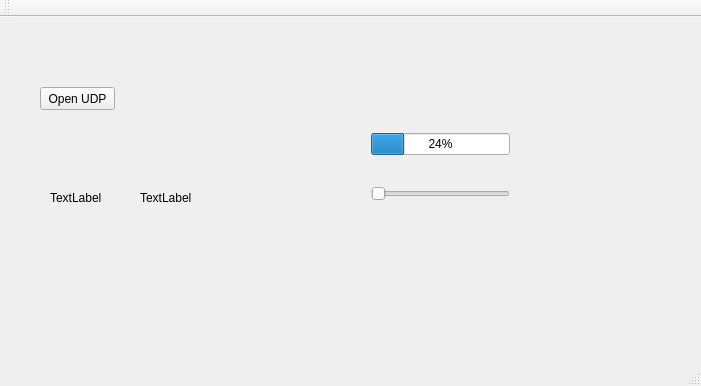
<?xml version="1.0" encoding="UTF-8"?>
<ui version="4.0">
 <class>MainWindow</class>
 <widget class="QMainWindow" name="MainWindow">
  <property name="geometry">
   <rect>
    <x>0</x>
    <y>0</y>
    <width>701</width>
    <height>386</height>
   </rect>
  </property>
  <property name="windowTitle">
   <string>MainWindow</string>
  </property>
  <widget class="QWidget" name="centralWidget">
   <widget class="QPushButton" name="pushButton_enableUDP">
    <property name="geometry">
     <rect>
      <x>40</x>
      <y>70</y>
      <width>75</width>
      <height>23</height>
     </rect>
    </property>
    <property name="text">
     <string>Open UDP</string>
    </property>
   </widget>
   <widget class="QLabel" name="label">
    <property name="geometry">
     <rect>
      <x>50</x>
      <y>170</y>
      <width>51</width>
      <height>21</height>
     </rect>
    </property>
    <property name="text">
     <string>TextLabel</string>
    </property>
   </widget>
   <widget class="QLabel" name="label_2">
    <property name="geometry">
     <rect>
      <x>140</x>
      <y>170</y>
      <width>51</width>
      <height>21</height>
     </rect>
    </property>
    <property name="text">
     <string>TextLabel</string>
    </property>
   </widget>
   <widget class="QWidget" name="">
    <property name="geometry">
     <rect>
      <x>360</x>
      <y>80</y>
      <width>161</width>
      <height>141</height>
     </rect>
    </property>
    <layout class="QVBoxLayout" name="verticalLayout">
     <item>
      <widget class="QProgressBar" name="progressBar">
       <property name="value">
        <number>24</number>
       </property>
      </widget>
     </item>
     <item>
      <widget class="QSlider" name="horizontalSlider">
       <property name="orientation">
        <enum>Qt::Horizontal</enum>
       </property>
      </widget>
     </item>
    </layout>
   </widget>
  </widget>
  <widget class="QMenuBar" name="menuBar">
   <property name="geometry">
    <rect>
     <x>0</x>
     <y>0</y>
     <width>701</width>
     <height>21</height>
    </rect>
   </property>
  </widget>
  <widget class="QToolBar" name="mainToolBar">
   <attribute name="toolBarArea">
    <enum>TopToolBarArea</enum>
   </attribute>
   <attribute name="toolBarBreak">
    <bool>false</bool>
   </attribute>
  </widget>
  <widget class="QStatusBar" name="statusBar"/>
 </widget>
 <layoutdefault spacing="6" margin="11"/>
 <resources/>
 <connections/>
</ui>
